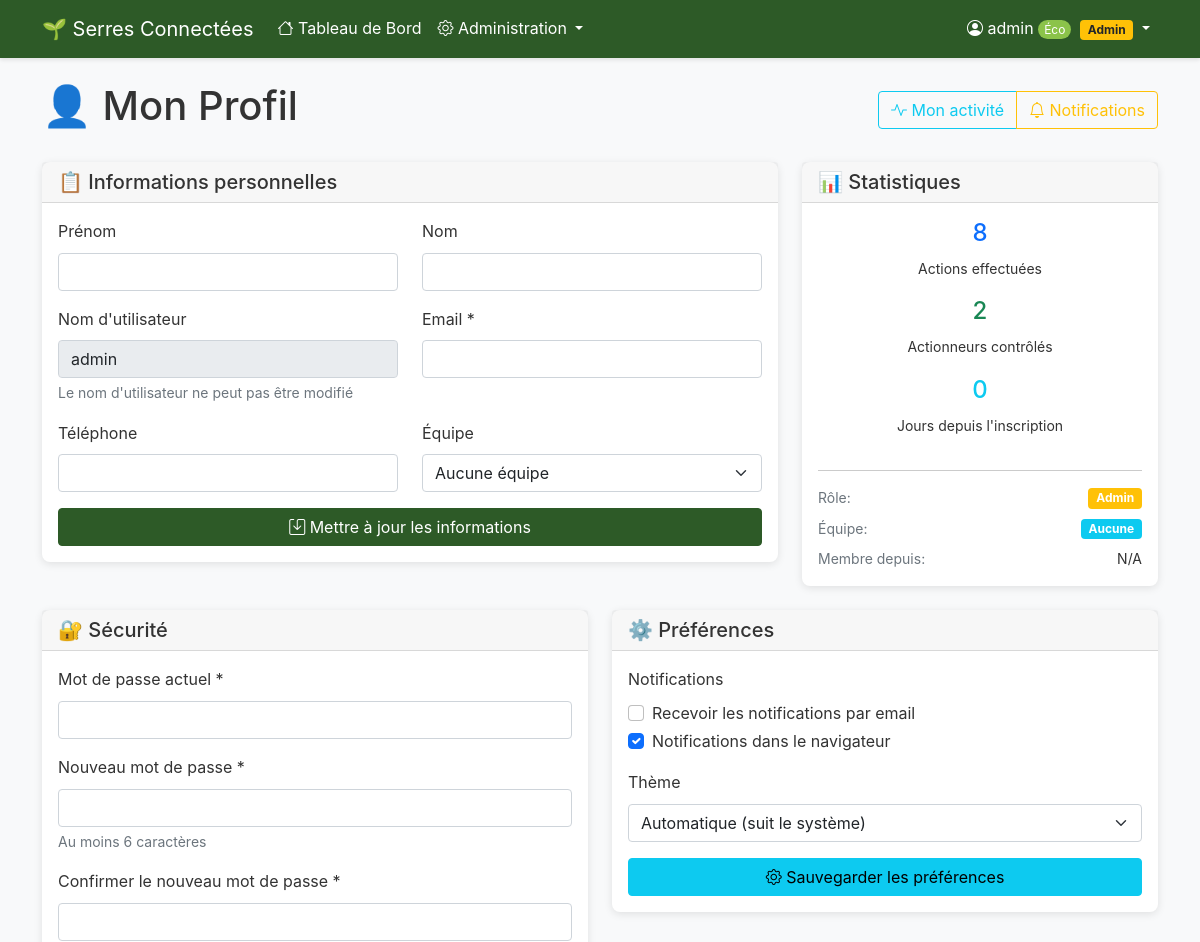
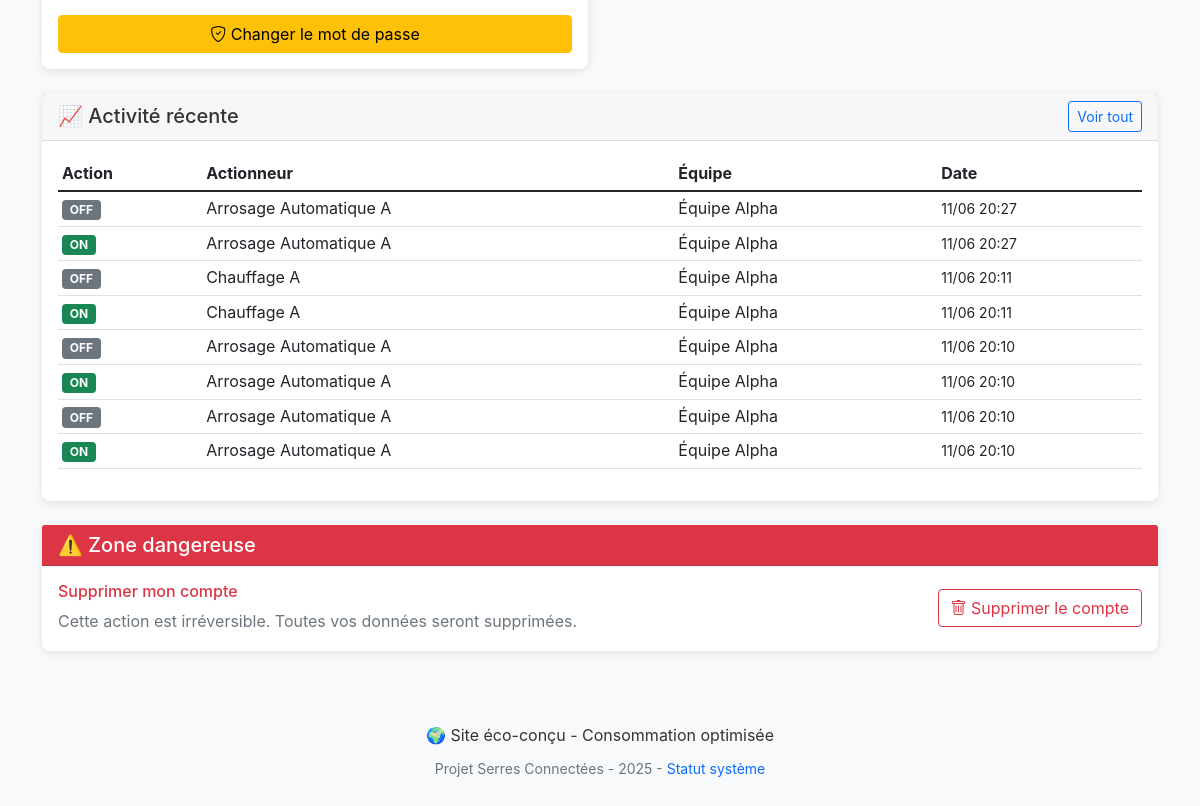
/?controller=profile (signed in), run on an earlier commit of the app's database (2 pictures, top to bottom).
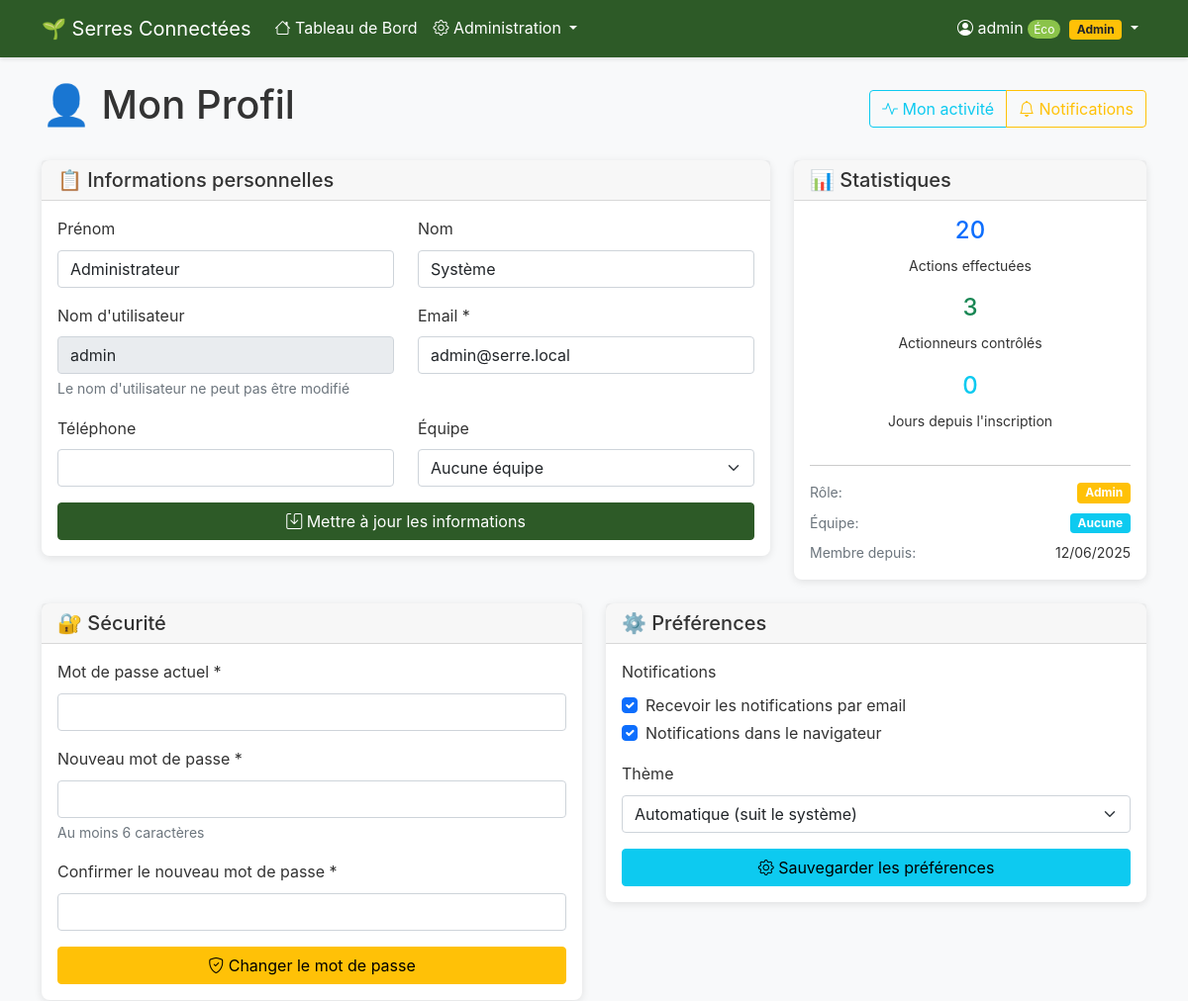
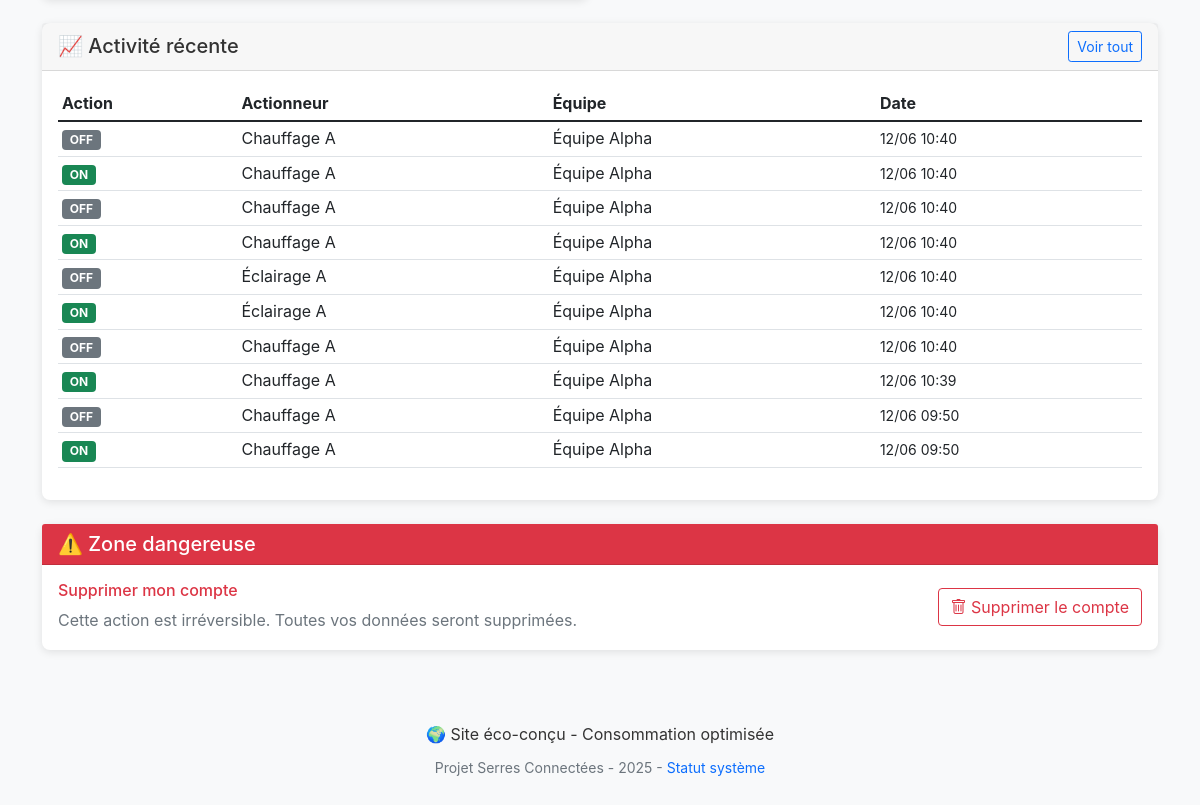
And on a later commit of the database (2 pictures, top to bottom).
### tables this page shows
CREATE TABLE `actuator_logs` (
  `id` int(11) NOT NULL,
  `actionneur_id` int(11) NOT NULL,
  `action` enum('ON','OFF') NOT NULL,
  `user_id` char(36) NOT NULL,
  `timestamp` timestamp NULL DEFAULT current_timestamp()
);

CREATE TABLE `actionneurs` (
  `id` int(11) NOT NULL,
  `nom` varchar(100) NOT NULL,
  `type` varchar(50) NOT NULL,
  `team_id` int(11) DEFAULT 1,
  `is_active` tinyint(1) DEFAULT 1,
  `current_state` tinyint(1) DEFAULT 0,
  `created_at` timestamp NULL DEFAULT current_timestamp()
);

CREATE TABLE `teams` (
  `id` int(11) NOT NULL,
  `name` varchar(100) NOT NULL,
  `greenhouse_sector` varchar(50) NOT NULL
);

CREATE TABLE `user` (
  `id_user` char(36) NOT NULL,
  `username` varchar(50) NOT NULL,
  `password` varchar(255) NOT NULL,
  `role_id` int(11) DEFAULT NULL
);

CREATE TABLE `role` (
  `id` int(11) NOT NULL,
  `name` varchar(100) DEFAULT NULL
);

CREATE TABLE `user_profiles` (
  `id` int(11) NOT NULL,
  `user_id` char(36) NOT NULL,
  `email` varchar(255) DEFAULT NULL,
  `first_name` varchar(100) DEFAULT NULL,
  `last_name` varchar(100) DEFAULT NULL,
  `phone` varchar(20) DEFAULT NULL,
  `team_id` int(11) DEFAULT NULL,
  `notification_email` tinyint(1) DEFAULT 1,
  `notification_browser` tinyint(1) DEFAULT 1,
  `theme_preference` varchar(20) DEFAULT 'auto',
  `created_at` timestamp NULL DEFAULT current_timestamp(),
  `updated_at` timestamp NULL DEFAULT current_timestamp() ON UPDATE current_timestamp(),
  `deleted_at` timestamp NULL DEFAULT NULL
);

### controllers/BaseController.php (called while the page is built, shortened)
<?php
class BaseController {
    public function __construct() {
        $this->db = Database::getInstance()->getConnection();
    }
    protected function render($view, $data = []) {
        extract($data);
        require_once BASE_PATH . '/views/' . $view . '.php';
        require_once BASE_PATH . '/views/layout.php';
    }
}
?>

### controllers/ProfileController.php (called while the page is built, shortened)
<?php
require_once BASE_PATH . '/controllers/BaseController.php';
class ProfileController extends BaseController {
    public function index() {
        $userProfile = $this->getUserProfile($_SESSION['user_id']);
        $userStats = $this->getUserStats($_SESSION['user_id']);
        $recentActivity = $this->getUserActivity($_SESSION['user_id']);
        $teams = $this->getTeams();
        $this->render('profile/index', [
            'user' => $userProfile,
            'stats' => $userStats,
            'recentActivity' => $recentActivity,
            'teams' => $teams,
            'isAdmin' => $this->isAdmin()
        ]);
    }
    private function getUserProfile($userId) {
        $stmt = $this->db->prepare("
            SELECT u.id_user, u.username, u.password, r.name as role_name,
                   up.email, up.first_name, up.last_name, up.phone, up.team_id,
                   up.notification_email, up.notification_browser, up.theme_preference,
                   up.created_at, up.updated_at,
                   t.name as team_name
            FROM user u
            LEFT JOIN user_profiles up ON u.id_user = up.user_id
            LEFT JOIN role r ON u.role_id = r.id
            LEFT JOIN teams t ON up.team_id = t.id
            WHERE u.id_user = ?
        ");
        $stmt->execute([$userId]);
        return $stmt->fetch();
    }
    private function getUserStats($userId) {
        $stats = [
            'total_actions' => 0,
            'sensors_accessed' => 0,
            'actuators_controlled' => 0,
            'last_login' => null,
            'account_age_days' => 0
        ];
        $stmt = $this->db->prepare("
            SELECT COUNT(*) as total
            FROM actuator_logs
            WHERE user_id = ?
        ");
        $stmt->execute([$userId]);
        $result = $stmt->fetch();
        $stats['total_actions'] = $result['total'] ?? 0;
        $stmt = $this->db->prepare("
            SELECT COUNT(DISTINCT actionneur_id) as total
            FROM actuator_logs
            WHERE user_id = ?
        ");
        $stmt->execute([$userId]);
        $result = $stmt->fetch();
        $stats['actuators_controlled'] = $result['total'] ?? 0;
        $user = $this->getUserProfile($userId);
        if ($user && $user['created_at']) {
            $created = new DateTime($user['created_at']);
            $now = new DateTime();
            $stats['account_age_days'] = $created->diff($now)->days;
        }
        return $stats;
    }
    private function getUserActivity($userId, $limit = 10) {
        $stmt = $this->db->prepare("
            SELECT al.action, al.timestamp, a.nom as actuator_name, t.name as team_name,
                   'actuator_action' as activity_type
            FROM actuator_logs al
            JOIN actionneurs a ON al.actionneur_id = a.id
            LEFT JOIN teams t ON a.team_id = t.id
            WHERE al.user_id = ?
            ORDER BY al.timestamp DESC
            LIMIT ?
        ");
        $stmt->execute([$userId, $limit]);
        return $stmt->fetchAll();
    }
    private function getTeams() {
        $stmt = $this->db->query("SELECT id, name FROM teams ORDER BY name");
        return $stmt->fetchAll();
    }
}
?>

### config/Database.php (called while the page is built, shortened)
<?php
class Database {
    private static $instance = null;
    private $connection;
    private $host = 'localhost';
    private $username = 'root';
    private $password = '';
    private $database = '8PDuqiQ06b_bdd_serre';
    private function __construct() {
        try {
            $this->connection = new PDO(
                "mysql:host={$this->host};dbname={$this->database};charset=utf8mb4",
                $this->username,
                $this->password,
                [
                    PDO::ATTR_ERRMODE => PDO::ERRMODE_EXCEPTION,
                    PDO::ATTR_DEFAULT_FETCH_MODE => PDO::FETCH_ASSOC,
                    PDO::ATTR_EMULATE_PREPARES => false
                ]
            );
        } catch (PDOException $e) {
            die("Erreur de connexion à la base de données : " . $e->getMessage());
        }
    }
    public static function getInstance() {
        if (self::$instance === null) {
            self::$instance = new self();
        }
        return self::$instance;
    }
    public function getConnection() {
        return $this->connection;
    }
    public function createTables() {
        $sql = "
        CREATE TABLE IF NOT EXISTS teams (
            id INT AUTO_INCREMENT PRIMARY KEY,
            name VARCHAR(100) NOT NULL,
            greenhouse_sector VARCHAR(50) NOT NULL
        );
        -- Ajouter des colonnes manquantes aux tables existantes
        ALTER TABLE capteurs
        ADD COLUMN IF NOT EXISTS team_id INT DEFAULT 1 AFTER unite,
        ADD COLUMN IF NOT EXISTS is_active BOOLEAN DEFAULT TRUE AFTER team_id,
        ADD COLUMN IF NOT EXISTS created_at TIMESTAMP DEFAULT CURRENT_TIMESTAMP AFTER is_active;
        ALTER TABLE actionneurs
        ADD COLUMN IF NOT EXISTS team_id INT DEFAULT 1 AFTER type,
        ADD COLUMN IF NOT EXISTS is_active BOOLEAN DEFAULT TRUE AFTER team_id,
        ADD COLUMN IF NOT EXISTS current_state BOOLEAN DEFAULT FALSE AFTER is_active,
        ADD COLUMN IF NOT EXISTS created_at TIMESTAMP DEFAULT CURRENT_TIMESTAMP AFTER current_state;
        -- Table pour les logs d'actions des actionneurs (en plus de etats_actionneurs)
        CREATE TABLE IF NOT EXISTS actuator_logs (
            id INT AUTO_INCREMENT PRIMARY KEY,
            actionneur_id INT NOT NULL,
            action ENUM('ON', 'OFF') NOT NULL,
            user_id VARCHAR(36) NOT NULL,
            timestamp TIMESTAMP DEFAULT CURRENT_TIMESTAMP,
            FOREIGN KEY (actionneur_id) REFERENCES actionneurs(id) ON DELETE CASCADE,
            FOREIGN KEY (user_id) REFERENCES user(id_user) ON DELETE CASCADE
        );
        ";
        try {
            $this->connection->exec($sql);
        } catch (PDOException $e) {
            error_log("Erreur SQL (probablement normale): " . $e->getMessage());
        }
    }
}
?>

### views/profile/index.php (the view, shortened to what the changed rows need)
<div class="row">
    <div class="col-12">
        <div class="d-flex justify-content-between align-items-center mb-4">
            <h1>👤 Mon Profil</h1>
        </div>
    </div>
</div>
<div class="row mb-4">
    <div class="col-md-8">
        <div class="card">
            <div class="card-body">
                <form method="POST" action="<?= BASE_URL ?>?controller=profile&action=update">
                    <div class="row">
                        <div class="col-md-6">
                            <div class="mb-3">
                                <label for="first_name" class="form-label">Prénom</label>
                                <input type="text" class="form-control" id="first_name" name="first_name"
                                       value="<?= htmlspecialchars($user['first_name'] ?? '') ?>">
                            </div>
                        </div>
                        <div class="col-md-6">
                            <div class="mb-3">
                                <label for="last_name" class="form-label">Nom</label>
                                <input type="text" class="form-control" id="last_name" name="last_name"
                                       value="<?= htmlspecialchars($user['last_name'] ?? '') ?>">
                            </div>
                        </div>
                    </div>
                    <div class="row">
                        <div class="col-md-6">
                            <div class="mb-3">
                                <label for="username" class="form-label">Nom d'utilisateur</label>
                                <input type="text" class="form-control" value="<?= htmlspecialchars($user['username']) ?>"
                                       readonly>
                                <div class="form-text">Le nom d'utilisateur ne peut pas être modifié</div>
                            </div>
                        </div>
                        <div class="col-md-6">
                            <div class="mb-3">
                                <label for="email" class="form-label">Email *</label>
                                <input type="email" class="form-control" id="email" name="email" required
                                       value="<?= htmlspecialchars($user['email'] ?? '') ?>">
                            </div>
                        </div>
                    </div>
                </form>
            </div>
        </div>
    </div>
    <div class="col-md-4">
        <div class="card">
            <div class="card-body">
                <div class="row text-center">
                    <div class="col-12 mb-3">
                        <h4 class="text-primary"><?= $stats['total_actions'] ?></h4>
                        <small>Actions effectuées</small>
                    </div>
                    <div class="col-12 mb-3">
                        <h4 class="text-success"><?= $stats['actuators_controlled'] ?></h4>
                        <small>Actionneurs contrôlés</small>
                    </div>
                </div>
                <div class="d-flex justify-content-between align-items-center mb-2">
                    <small class="text-muted">Rôle:</small>
                    <span class="badge bg-<?= $user['role_name'] === 'admin' ? 'warning' : 'primary' ?>">
                        <?= ucfirst($user['role_name'] ?? 'Utilisateur') ?>
                    </span>
                </div>
                <div class="d-flex justify-content-between align-items-center">
                    <small class="text-muted">Membre depuis:</small>
                    <small>
                        <?= $user['created_at'] ? date('d/m/Y', strtotime($user['created_at'])) : 'N/A' ?>
                    </small>
                </div>
            </div>
        </div>
    </div>
</div>
<div class="row mb-4">
    <div class="col-md-6">
        <div class="card">
            <div class="card-body">
                <form method="POST" action="<?= BASE_URL ?>?controller=profile&action=update">
                    <div class="mb-3">
                        <div class="form-check">
                            <input class="form-check-input" type="checkbox" id="notification_email"
                                   name="notification_email"
                                   <?= ($user['notification_email'] ?? false) ? 'checked' : '' ?>>
                            <label class="form-check-label" for="notification_email">
                                Recevoir les notifications par email
                            </label>
                        </div>
                        <div class="form-check">
                            <input class="form-check-input" type="checkbox" id="notification_browser"
                                   name="notification_browser"
                                   <?= ($user['notification_browser'] ?? true) ? 'checked' : '' ?>>
                            <label class="form-check-label" for="notification_browser">
                                Notifications dans le navigateur
                            </label>
                        </div>
                    </div>
                    <div class="mb-3">
                        <label for="theme_preference" class="form-label">Thème</label>
                        <select class="form-select" id="theme_preference" name="theme_preference">
                            <option value="auto" <?= ($user['theme_preference'] ?? 'auto') === 'auto' ? 'selected' : '' ?>>
                                Automatique (suit le système)
                            </option>
                        </select>
                    </div>
                </form>
            </div>
        </div>
    </div>
</div>
<div class="row mb-4">
    <div class="col-12">
        <div class="card">
            <div class="card-body">
                <?php if (empty($recentActivity)): ?>
                    <p class="text-muted text-center py-3">Aucune activité récente</p>
                <?php else: ?>
                    <div class="table-responsive">
                        <table class="table table-sm">
                            <thead>
                                <tr>
                                    <th>Action</th>
                                    <th>Actionneur</th>
                                    <th>Équipe</th>
                                    <th>Date</th>
                                </tr>
                            </thead>
                            <tbody>
                                <?php foreach ($recentActivity as $activity): ?>
                                    <tr>
                                        <td>
                                            <span class="badge bg-<?= $activity['action'] === 'ON' ? 'success' : 'secondary' ?>">
                                                <?= $activity['action'] ?>
                                            </span>
                                        </td>
                                        <td><?= htmlspecialchars($activity['actuator_name']) ?></td>
                                        <td><?= htmlspecialchars($activity['team_name'] ?? 'N/A') ?></td>
                                        <td>
                                            <small><?= date('d/m H:i', strtotime($activity['timestamp'])) ?></small>
                                        </td>
                                    </tr>
                                <?php endforeach; ?>
                            </tbody>
                        </table>
                    </div>
                <?php endif; ?>
            </div>
        </div>
    </div>
</div>

What changed in the data, as far as the page shows it:
no longer on this page (row unchanged): actuator_logs: action "OFF", actionneur.nom "Arrosage Automatique A", teams.name "Équipe Alpha", timestamp "11/06 20:27"
no longer on this page (row unchanged): actuator_logs: action "ON", actionneur.nom "Arrosage Automatique A", teams.name "Équipe Alpha", timestamp "11/06 20:27"
no longer on this page (row unchanged): actuator_logs: action "OFF", actionneur.nom "Chauffage A", teams.name "Équipe Alpha", timestamp "11/06 20:11"
no longer on this page (row unchanged): actuator_logs: action "ON", actionneur.nom "Chauffage A", teams.name "Équipe Alpha", timestamp "11/06 20:11"
no longer on this page (row unchanged): actuator_logs: action "OFF", actionneur.nom "Arrosage Automatique A", teams.name "Équipe Alpha", timestamp "11/06 20:10"
no longer on this page (row unchanged): actuator_logs: action "ON", actionneur.nom "Arrosage Automatique A", teams.name "Équipe Alpha", timestamp "11/06 20:10"
no longer on this page (row unchanged): actuator_logs: action "OFF", actionneur.nom "Arrosage Automatique A", teams.name "Équipe Alpha", timestamp "11/06 20:10"
no longer on this page (row unchanged): actuator_logs: action "ON", actionneur.nom "Arrosage Automatique A", teams.name "Équipe Alpha", timestamp "11/06 20:10"
shown differently, row unchanged: user "admin": first_name (not shown) → "Administrateur"; last_name (not shown) → "Système"; email (not shown) → "admin@serre.local"; user_profiles.created_at (not shown) → "12/06/2025"
added user_profiles: notification_email "☑", notification_browser "☑", theme_preference "Automatique (suit le système)"
added actuator_logs: action "OFF", actionneur.nom "Chauffage A", teams.name "Équipe Alpha", timestamp "12/06 10:40"
added actuator_logs: action "ON", actionneur.nom "Chauffage A", teams.name "Équipe Alpha", timestamp "12/06 10:40"
added actuator_logs: action "OFF", actionneur.nom "Chauffage A", teams.name "Équipe Alpha", timestamp "12/06 10:40"
added actuator_logs: action "ON", actionneur.nom "Chauffage A", teams.name "Équipe Alpha", timestamp "12/06 10:40"
added actuator_logs: action "OFF", actionneur.nom "Éclairage A", teams.name "Équipe Alpha", timestamp "12/06 10:40"
added actuator_logs: action "ON", actionneur.nom "Éclairage A", teams.name "Équipe Alpha", timestamp "12/06 10:40"
added actuator_logs: action "OFF", actionneur.nom "Chauffage A", teams.name "Équipe Alpha", timestamp "12/06 10:40"
added actuator_logs: action "ON", actionneur.nom "Chauffage A", teams.name "Équipe Alpha", timestamp "12/06 10:39"
added actuator_logs: action "OFF", actionneur.nom "Chauffage A", teams.name "Équipe Alpha", timestamp "12/06 09:50"
added actuator_logs: action "ON", actionneur.nom "Chauffage A", teams.name "Équipe Alpha", timestamp "12/06 09:50"
Also different on the page:
$stats['total_actions']: "8" → "20"
$stats['actuators_controlled']: "2" → "3"
form field notification_email: "☐" → (not shown)
form field notification_browser: "☑" → (not shown)
form field theme_preference: "Automatique (suit le système)" → (not shown)
text no longer shown: "N/A"
